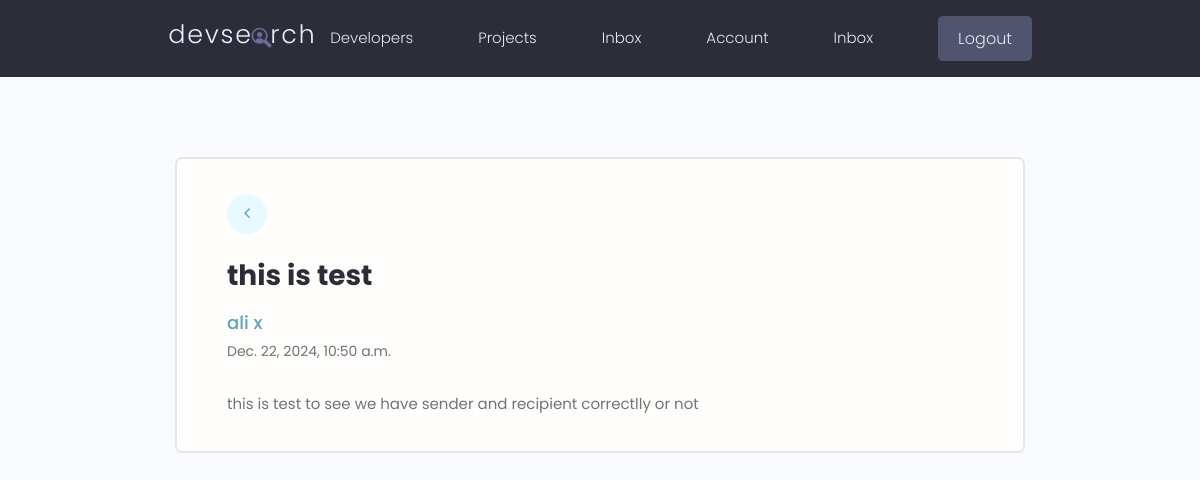
/message/6447a5b3-b941-4694-99f0-a2ea204ff0fa/ (signed in), run on the app's committed database.
### users/models.py (models this page shows, shortened)
class Message(models.Model):
      sender = models.ForeignKey(Profile,
                         on_delete=models.SET_NULL, null=True,blank=True)
      recipient =  models.ForeignKey(Profile,
                         on_delete=models.SET_NULL, null=True,blank=True, related_name='messages')
      name = models.CharField( max_length=200 , blank=True,null=True)
      email =  models.EmailField(max_length=200 , blank=True,null=True)
      subject = models.CharField( max_length=200 , null=True, blank=True)
      body = models.TextField()
      is_read = models.BooleanField(default=False, null=True)
      created = models.DateTimeField(auto_now_add=True) # we always want Date
      id = models.UUIDField(default=uuid.uuid4 ,
                  unique=True , primary_key=True , editable=False )
      class Meta:
            ordering = [
                  "is_read",
                  "-created",
            ]

### users/views.py (the view)
# urls.py: path('message/<str:pk>/',views.view_message, name='message'),
@login_required(login_url ='login')
def view_message(request , pk):
      profile = request.user.profile # get profile of user is sending request
      message_request =  profile.messages.get(id=pk) # lets get user is logged in messages
      if not message_request.is_read : # if message not seen yet
            message_request.is_read = True # make it read
            message_request.save() # save in table
      sender_profile = message_request.sender
      context = {
            "messageRequest":message_request,
            "senderProfile":sender_profile,
                 }
      return render(request,"users/message.html", context)

### users/templates/users/message.html
{% extends "base.html" %}
{% block content %}
<main class="messagePage my-xl">
  <div class="content-box">
    <div class="message">
      <a class="backButton" href="{% url 'inbox' %}"><i class="fa fa-angle-left"></i></a>
      <h2 class="message__subject">{{messageRequest.subject}}</h4>
        <a href="{% url 'userprofile' senderProfile.id %}" class="message__author">{{messageRequest.name}}</a>
        <p class="message__date">{{messageRequest.created}}</p>
        <div class="message__body">
          {{messageRequest.body|linebreaksbr}}
        </div>
    </div>
  </div>
</main>
{% endblock content %}

### static/styles/app.css (style rules this page uses)
:root { --color-sub: #2d2d39; }
.content-box { width: 95%; max-width: 85rem; margin: 0 auto; }
.message { padding: 2.5rem 0; }
.message > a { display: flex; gap: 1rem; }
.message__author, .message__date { flex-basis: 25%; }
.message__subject { flex-basis: 50%; }
.message__date { text-align: right; }
.messagePage .message { list-style: none; background: var(--color-white); padding: 3.5rem 5rem; border: 2px solid var(--color-light); border-radius: 0.7rem; }
.messagePage .message__subject { font-size: 2.8rem; color: var(--color-sub); margin-bottom: 1rem; margin-top: 2rem; }
.messagePage .message__author { font-size: 1.8rem; font-weight: 500; }
.messagePage .message__date { font-size: 1.4rem; font-weight: 400; text-align: left; margin-bottom: 3rem; }
.backButton { background: var(--color-main-light); color: var(--color-main); width: 4rem; height: 4rem; display: flex; align-items: center; justify-content: center; border-radius: 50%; }
.backButton i { font-size: 1.8rem; }

### static/uikit/styles/modules/_variables.css (style rules this page uses)
:root { --color-main: #5aa5b9; --color-main-light: #e6faff; --color-sub: #3f4156; --color-sub-light: #51546e; --color-sub-lighter: #ededfd; --color-text: #737373; --color-gray: #8b8b8b; --color-light: #e5e7eb; --color-light-gray: #767676; --color-bg: #f8fafd; --color-white: #fffefd; --color-white-light: #f3f3f3; --color-success: #359e64; --color-success-bg: #def8e8; --color-error: #fc4b0b; --color-error-bg: #fff2ee; --font-base: 'Poppins', arial, helvetica, 'Segoe UI', roboto, ubuntu, sans-serif; --font-monospace: 'Fira Code', 'Courier New', courier, monospace; --font-regular: 300; --font-medium: 500; --font-bold: 700; --generic-shadow: 1px 1px 5px #00000010; --generic-transition: all 0.3s ease-in-out; }

### static/uikit/styles/modules/_base.css (style rules this page uses)
* { margin: 0; padding: 0; box-sizing: border-box; text-rendering: optimizeLegibility; color: inherit; font-size: inherit; }
html { font-size: 50%; }
@media only screen and (min-width: 480px) { html { font-size: 56.25%; } }
@media only screen and (min-width: 1200px) { html { font-size: 62.5%; } }
body { line-height: 1.6; font-weight: 400; font-size: 1.5rem; color: var(--color-text); background-color: var(--color-bg); min-height: 100vh; }

### static/uikit/styles/modules/_typography.css (style rules this page uses)
* { font-family: var(--font-base); }
h2 { font-size: 3.6rem; font-weight: var(--font-bold); }
p, span, strong { font-size: 1.6rem; color: var(--color-text); font-weight: var(--font-regular); }
a { padding-bottom: 2px; text-decoration: none; display: inline-block; color: var(--color-main); font-weight: var(--font-medium); }

### static/uikit/styles/modules/_utilities.css (style rules this page uses)
.my-xl { margin: 8rem auto; }

### data on the page
Message: subject "this is test", name "ali x", created "Dec. 22, 2024, 10:50 a.m.", body "this is test to see we have sender and recipient correctlly or not"
